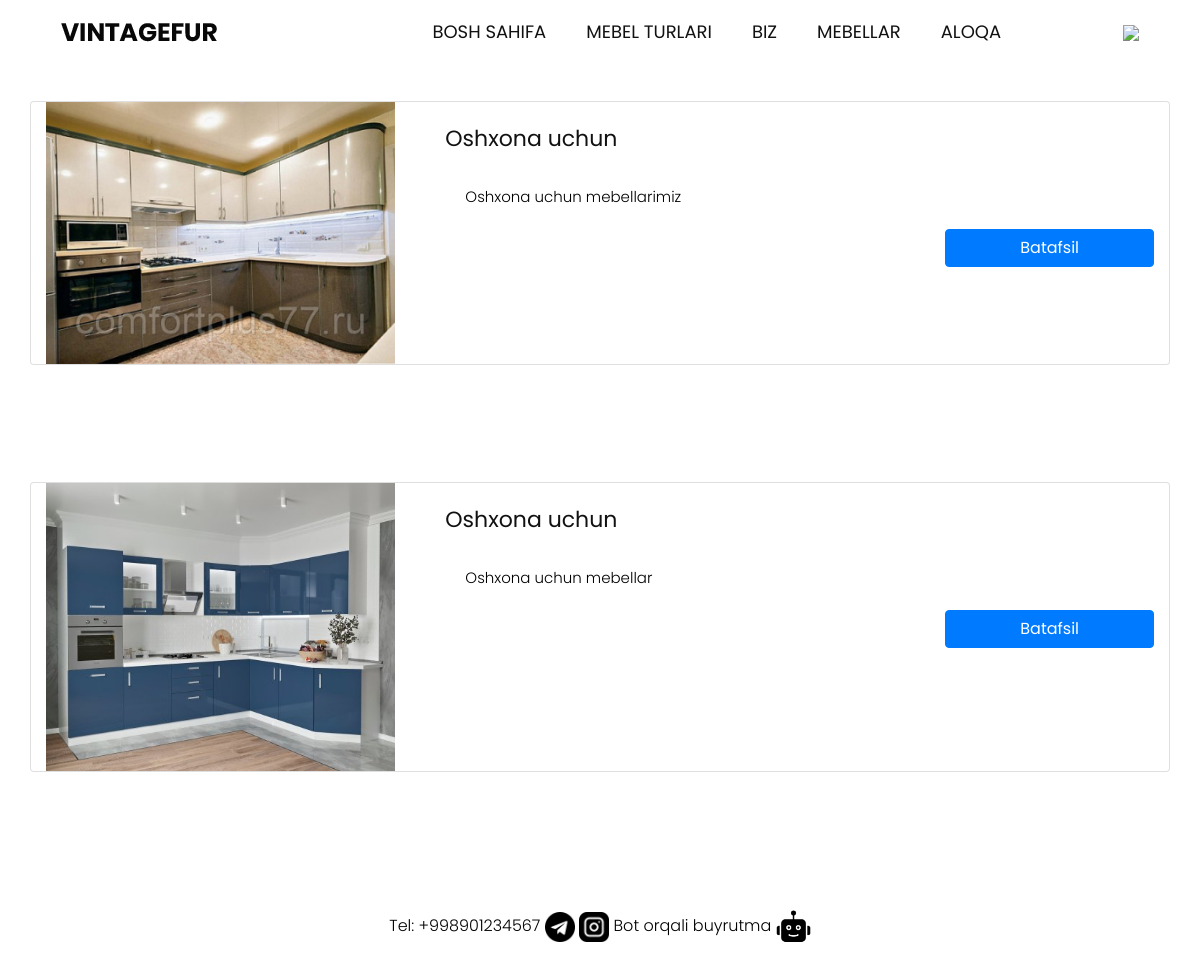
Page /category/oshxona/ on the committed database.
### newsapp/models.py (models this page shows, shortened)
class Mebel(models.Model):
    title = models.CharField(max_length=350, verbose_name='Mebel nomi')
    summary = models.CharField(max_length=450, blank=True, null=True, verbose_name='Mebel haqida qisqacha ta\'rif')
    body = RichTextField(verbose_name='Mebel haqida batafsil ma\'lumot')
    categoty = models.ForeignKey(Category, default=1, on_delete=models.CASCADE, verbose_name='Mebel turini tanlang')
    image = models.ImageField(upload_to='image/', blank=True, null=True, verbose_name='Mebel rasmi')
    material = models.CharField(max_length=200, blank=True, null=True, verbose_name='Mebelda ishlatilgan material')
    price = models.CharField(max_length=50, verbose_name='Mebelni sotilish narxi')
    rek_price = models.CharField(max_length=50, blank=True, null=True, verbose_name='Mebel reklama narxi')

### newsapp/views.py (the view)
# urls.py: path('category/<str:fstr>/', get_category, name='category'),
def get_category(request, fstr):
    try:
        category = Category.objects.get(cat_name=fstr)
        posts = Mebel.objects.filter(categoty=category)
        return render(request, 'category.html', {'posts':posts})
    except:
        return render(request, 'services.html', {})

### templates/category.html
{% extends 'base.html' %}
{% block content %}
<br><br><br><br>
     {% for mebel in posts %}
        <div class="card mb-3 container" style="max-width: auto;">
          <div class="row g-0">
            <div class="col-md-4">
              {% if mebel.image %}
                <img src="{{ mebel.image.url }}" class="img-fluid rounded-start" alt="rasm">
              {% endif %}
            </div>
            <div class="col-md-8">
              <div class="card-body">
                <h2 class="card-title">{{ mebel.title }}</h2>
                <p class="card-text" style="color: black;">{{ mebel.summary }}</p>
              </div>
                <a href="{% url 'detail_product' mebel.pk %}" class="btn btn-primary">Batafsil</a>
            </div>
          </div>
        </div>
<br><br><br><br>
    {% endfor %}
{% endblock content %}

### static/css/style.css (style rules this page uses)
* { box-sizing: border-box !important; transition: ease all 0.5s; }
html { scroll-behavior: smooth; }
body { color: #666666; font-size: 14px; font-family:Poppins; line-height: 1.80857; font-weight: normal; overflow-x: hidden; }
a { color: #1f1f1f; text-decoration: none !important; outline: none !important; -webkit-transition: all .3s ease-in-out; -moz-transition: all .3s ease-in-out; -ms-transition: all .3s ease-in-out; -o-transition: all .3s ease-in-out; transition: all .3s ease-in-out; }
h1, h2, h3, h4, h5, h6 { letter-spacing: 0; font-weight: normal; position: relative; padding: 0 0 10px 0; font-weight: normal; line-height: normal; color: #111111; margin: 0 }
h2 { font-size: 22px }
*, *::after, *::before { -webkit-box-sizing: border-box; -moz-box-sizing: border-box; box-sizing: border-box; }
p { margin: 20px; font-weight: 300; font-size: 15px; line-height: 24px; }
a { color: #222222; text-decoration: none; outline: none !important; }
a, .btn { text-decoration: none !important; outline: none !important; -webkit-transition: all .3s ease-in-out; -moz-transition: all .3s ease-in-out; -ms-transition: all .3s ease-in-out; -o-transition: all .3s ease-in-out; transition: all .3s ease-in-out; }
img { max-width: 100%; height: auto; }
.btn { display: block; margin-left: 520px; margin-right: auto; }

### rows in the picture
Mebel: image (picture), title "Oshxona uchun", summary "Oshxona uchun mebellarimiz"
Mebel: image (picture), title "Oshxona uchun", summary "Oshxona uchun mebellar"
